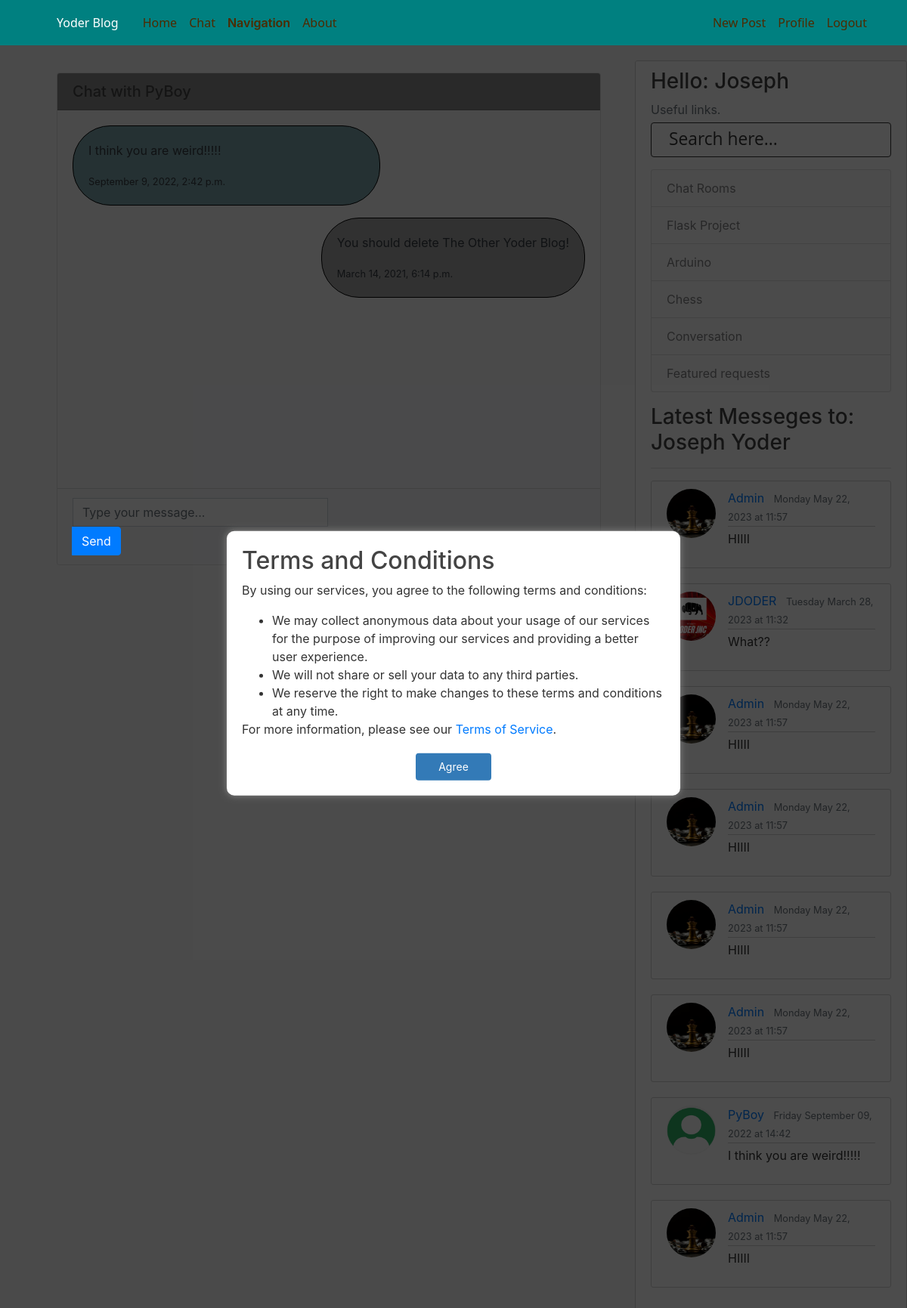
The page /chat/3/ (signed in) on the database its author committed.
### chat/models.py (models this page shows, shortened)
class Chat(models.Model):
    person_to = models.ForeignKey(User, on_delete=models.CASCADE, related_name='person_to')
    author = models.ForeignKey(User, on_delete=models.CASCADE, related_name='author')
    content = models.TextField(max_length=1000)
    date_posted = models.DateTimeField(default=timezone.now)

### users/models.py (models this page shows, shortened)
class Profile(models.Model):
    user = models.OneToOneField(User, on_delete=models.CASCADE)
    profile_pic = models.ImageField(default='default.png', upload_to='profile_pics')
    bio = models.TextField(default='This is my bio')
    likes = models.ManyToManyField(User, related_name='user_likes')
    theme = models.BooleanField(default=True)
    notifications = models.BooleanField(default=True)
    ip = models.GenericIPAddressField(null=True, blank=True)
    terms = models.BooleanField(default=False, null=False, blank=True)
    gps_coords = models.CharField(blank=True, null=True, max_length=2000)
    last_active = models.DateTimeField(null=True, blank=True)
    are_active =  models.BooleanField(default=False)
    layout = models.BooleanField(default=False)
    def save(self, *args, **kwargs):
        super().save()
        img = Image.open(self.profile_pic.path)
        if img.height > 200 or img.width > 200:
            output_size = (200, 200)
            img.thumbnail(output_size)
            img.save(self.profile_pic.path)

### chat/views.py (the view)
# urls.py: path('chat/<int:pk>/', chat, name='chat'),
@login_required
def chat(request, pk):
    chats = Chat.objects.all()
    all_chats = []
    for i in chats:
        if i.person_to.id == pk and i.author.id == request.user.id or i.person_to.id == request.user.id and i.author.id == pk:
            all_chats.append(i)
    if request.method == 'POST':
        form = ChatForm(request.POST, instance=None)
        if form.is_valid():
            chat = form.save(commit=False)
            chat.author = request.user
            chat.person_to_id = pk
            chat.save()
            return redirect('chat', pk=pk)
    else:
        form = ChatForm()
    person_to = User.objects.filter(pk=pk).first()
    context = {'chats': all_chats, 'pk': pk, 'form': form, 'person_to': person_to}
    if request.user.is_authenticated:
        cat_menu = Category.objects.all()
        chat_menu = User.objects.all()
        sidebar = []
        notifications = Chat.objects.filter(person_to=request.user).order_by('-date_posted')
        unique_authors = notifications.values('author').distinct()
        for author in unique_authors:
            latest_message = notifications.filter(author=author['author']).first()
            sidebar.append(latest_message)
        context["cat_menu"] = cat_menu
        if sidebar: context['sidebar'] = sidebar
        context["chat_menu"] = chat_menu
    if request.user.is_authenticated:
        if not request.user.profile.layout:
            return render(request, 'chat/chat.html', context)
        else:
            return render(request, 'themetwo/chat/chat.html', context)
    else:
        return render(request, 'chat/chat.html', context)

### main/templates/chat/chat.html (shortened to what this page needs)
{% extends 'blog/layout.html' %}
{% block content %}
<div class="container-fluid mt-3">
  <div class="card mb-3">
    <div class="card-header bg text-dark" style="background-color: #8a8a8a;">
      <h5 class="card-title mb-0">Chat with {{ person_to.username }}</h5>
    </div>
    <div class="card-body bg-light" style="overflow-y: scroll; height: 500px;" id="chat-messages">
      {% for chat in chats %}
      {% if chat.author == user %}
      <div class="card mb-3 float-right" style="max-width: 100%; padding-left: 40%; background-color: transparent; border: none;">
        <div class="card-body bg text-dark" style="background-color: #a5a5a5; border: 1px solid black; border-radius:50px;">
          <p class="card-text">{{ chat.content }}</p>
          <p class="card-text"><small class="text-dark">{{ chat.date_posted|date:"F j, Y, g:i a" }}</small></p>
        </div>
      </div>
      {% else %}
      <div class="card mb-3" style="max-width: 100%; padding-right: 40%; background-color: transparent; border: none;">
        <div class="card-body bg text-dark" style="background-color: #7ea5ab; border: 1px solid black; border-radius:50px;">
          <p class="card-text">{{ chat.content }}</p>
          <p class="card-text"><small class="text-dark">{{ chat.date_posted|date:"F j, Y, g:i a" }}</small></p>
        </div>
      </div>
      {% endif %}
      {% endfor %}
    </div>
    <div class="card-footer bg-light">
      <form method="POST" class="form-inline" id="chat-form">
        <div class="form-group">
          <div class="input-group">
            <input type="text" class="form-control w-100" name="content" placeholder="Type your message..."
              id="chat-input">
            <div class="input-group-append">
              <button type="submit" class="btn btn-primary btn-block" id="chat-button">Send</button>
            </div>
          </div>
        </div>
    </div>
  </div>
</div>
{% endblock content %}

### main/templates/blog/layout.html (shortened to what this page needs)
{% load static %}
<!DOCTYPE html>
<html>
<head>
		<link rel="stylesheet" href="https://unpkg.com/leaflet@1.7.1/dist/leaflet.css"/>
  <link href="{% static 'css/variables.css' %}" rel="stylesheet">
  <link href="{% static 'css/main2.css' %}" rel="stylesheet">
    <link rel="stylesheet" href="https://maxcdn.bootstrapcdn.com/bootstrap/4.0.0/css/bootstrap.min.css">
    <link rel="stylesheet" type="text/css" href="{% static 'main.css' %}">
    {% if user.is_authenticated %}
    {% if user.profile.theme %}
        <link rel="stylesheet" type="text/css" href="{% static 'light.css' %}">
    {% else %}
        <link rel="stylesheet" type="text/css" href="{% static 'dark.css' %}">
    {% endif %}
    {% else %}
        <link rel="stylesheet" type="text/css" href="{% static 'light.css' %}">
    {% endif %}
</head>
<body id="body">
  <header class="site-header">
    <nav class="navbar navbar-expand-md navbar-dark bg-steel fixed-top">
      <div class="container">
        <a class="navbar-brand mr-4" href="{% url 'blog-home' %}">Yoder Blog</a>
        <div class="collapse navbar-collapse" id="navbarToggle">
          <ul class="navbar-nav mr-auto">
            <li class="nav-item">
              <a class="nav-link" href="{% url 'blog-home' %}">Home</a>
            </li>
            <li class="nav-item">
              <a class="nav-link" href="{% url 'chat-home' %}">Chat</a>
            </li>
            <li class="dropdown"><span class="nav-link" style="font-weight: 600;">Navigation</span>
          </li>
            <li class="nav-item">
              <a class="nav-link" href="{% url 'blog-about' %}">About</a>
            </li>
          </ul>
          <ul class="navbar-nav ml-auto">
              {% if user.is_authenticated %}
              <a class="nav-item nav-link" href="{% url 'post-create' %}">New Post</a>
              <a class="nav-item nav-link" href="{% url 'profile' %}">Profile</a>
              <a class="nav-item nav-link" href="{% url 'logout' %}">Logout</a>
              {% else %}
              <a class="nav-item nav-link" href="{% url 'login' %}">Login</a>
              <a class="nav-item nav-link" href="{% url 'register' %}">Register</a>
              {% endif %}
            </div>
          </div>
      </nav>
    </header>
    <main role="main" class="container-flex" style="margin-left:60px; overflow:hidden;">
      <div class="row">
        <div class="col-md-8">
					<div id="overlay">
							<div id="popup" class="popup">
									<h2>Terms and Conditions</h2>
									<p>By using our services, you agree to the following terms and conditions:</p>
									<ul>
											<li>We may collect anonymous data about your usage of our services for the purpose of improving our services and providing a better user experience.</li>
											<li>We will not share or sell your data to any third parties.</li>
											<li>We reserve the right to make changes to these terms and conditions at any time.</li>
									</ul>
									<p>For more information, please see our <a href="/terms" target="_blank">Terms of Service</a>.</p>
									<button id="close-btn" onclick="closePopup()">Agree</button>
							</div>
					</div>
          {% block content %}{% endblock %}
        </div>
        <div class="col-md-4" style="margin: 0;">
          <div class="content-section">
            {% if user.is_authenticated %}
            {% if user.is_authenticated %}
            {% if user.first_name %}
            <h3>Hello: {{ user.first_name }}</h3>
            {% else %}
            <h3>Hello: {{ user.username }}</h3>
            {% endif %}
            {% else %}
            <h3>Info</h3>
            {% endif %}
            <p class='text-muted'>Useful links.
              <form action="{% url 'search_results' %}" method="get">
          <input type="search" value="Search here..." onblur="if(this.value == '') { this.value = 'Search here...'; }" onfocus="if (this.value == 'Search here...') { this.value = ''; }" class="text-search" name="q" style="margin-top: 5px;">
       </form>
              <ul class="list-group">
                <a href="{% url 'room_list' %}" class="{% if user.profile.theme %}list-group-item-light{% else %}list-group-item-dark{% endif %} list-group-item dlistgroup" >Chat Rooms</a>
                <a href="https://www.flaskproject.tk" class="{% if user.profile.theme %}list-group-item-light{% else %}list-group-item-dark{% endif %} list-group-item dlistgroup"  target="blank">Flask Project</a>
                <a href="/category/Arduino/" class="{% if user.profile.theme %}list-group-item-light{% else %}list-group-item-dark{% endif %} list-group-item dlistgroup" >Arduino</a>
                <a href="/category/Chess/" class="{% if user.profile.theme %}list-group-item-light{% else %}list-group-item-dark{% endif %} list-group-item" >Chess</a>
                <a href="/category/Conversation/" class="{% if user.profile.theme %}list-group-item-light{% else %}list-group-item-dark{% endif %} list-group-item" >Conversation</a>
                <a href="/category/Feature-Requests/" class="{% if user.profile.theme %}list-group-item-light{% else %}list-group-item-dark{% endif %} list-group-item" >Featured requests</a>
              </ul>
            </p>
            {% if sidebar %}
            {% if user.is_authenticated %}
            {% if user.get_full_name %}
            <h3>Latest Messeges to: {{ user.get_full_name }}</h3>
            {% else %}
            <h3>Latest Messeges to {{ user.username }}</h3>
            {% endif %}
            <hr>
            {% for post in sidebar %}
            <article class="media content-section">
              <img src="{{ post.author.profile.profile_pic.url }}" alt="" class="rounded-circle article-img">
              <div class="media-body">
                <div class="article-metadata">
                  {% if post.author.username %}
                  <a class="mr-2" href="{% url 'user-posts' post.author.username %}">{{ post.author }}</a>
                  <small class="text-muted"><a href="{% url 'chat' post.author.pk %}" class="text-muted">{{ post.date_posted|date:"l F d, Y \a\t H:i" }}</a></small>{% endif %}
                </div>
                <p class="article-content" style="word-wrap: break-word;">{{ post.content|safe }}</p>
              </div>
            </article>
            {% endfor %}
            {% endif %}
            {% endif %}
          {% endif %}
        </div>
        </div>
      </div>
    </main>
</body>
</html>

### rows shown on the page
Chat: content "I think you are weird!!!!!", date_posted "September 9, 2022, 2:42 p.m.", author.profile.profile_pic (placeholder picture), author "PyBoy", date_posted "Friday September 09, 2022 at 14:42"
Chat: content "You should delete The Other Yoder Blog!", date_posted "March 14, 2021, 6:14 p.m."
Chat: author.profile.profile_pic (picture), author "Admin", date_posted "Monday May 22, 2023 at 11:57", content "HIIII"
Chat: author.profile.profile_pic (picture), author "JDODER", date_posted "Tuesday March 28, 2023 at 11:32", content "What??"

### other values the page prints
{{ person_to.username }} "PyBoy"
{{ user.first_name }} "Joseph"
{{ user.get_full_name }} "Joseph Yoder"
